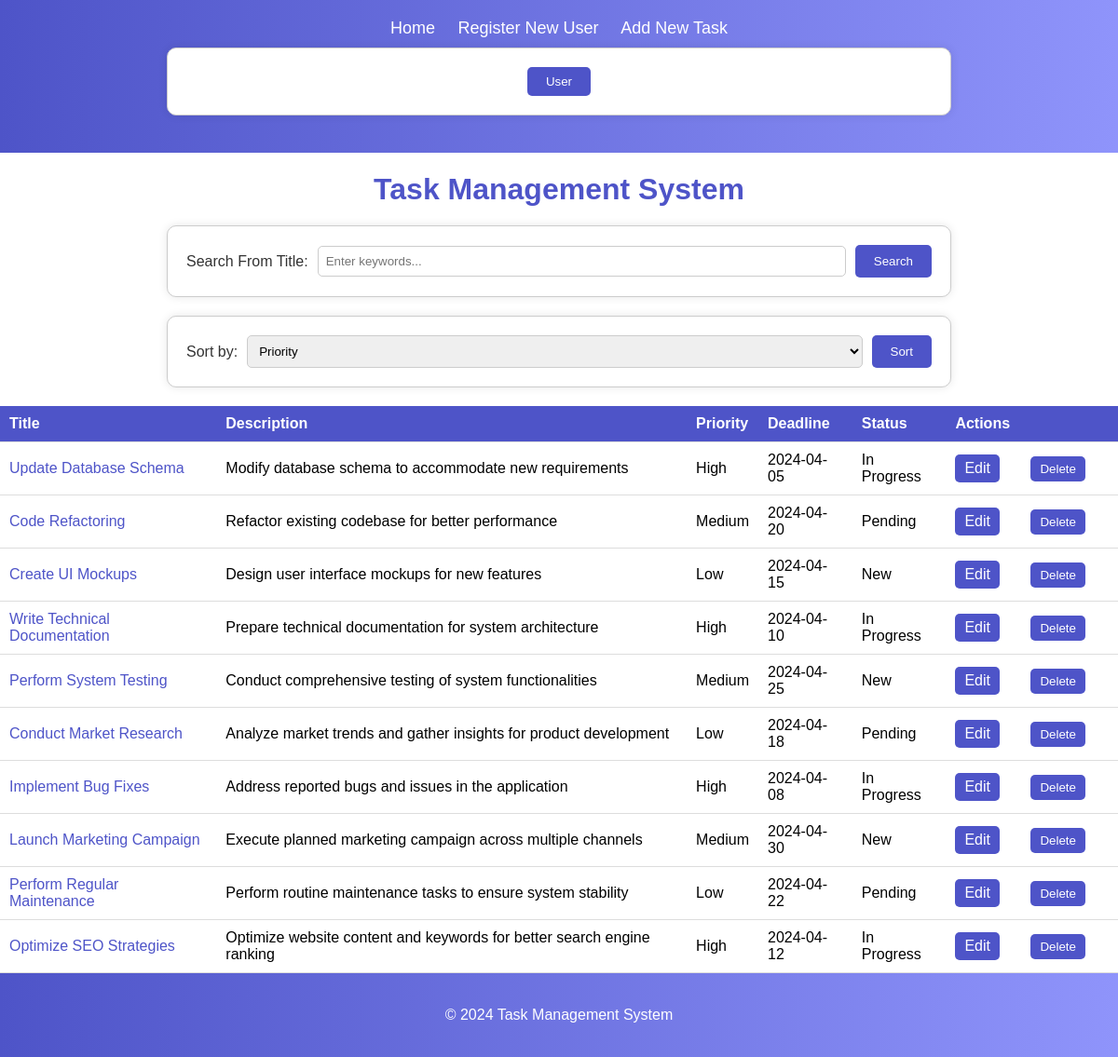
The page / on the database its author committed.
### tables this page shows
CREATE TABLE Task (
    task_id INT AUTO_INCREMENT PRIMARY KEY,
    title VARCHAR(100) NOT NULL,
    description TEXT,
    priority VARCHAR(20),
    deadline DATE,
    status VARCHAR(20),
    category_id INT,
    user_id INT,
    FOREIGN KEY (category_id) REFERENCES Categories(category_id),
    FOREIGN KEY (user_id) REFERENCES User(user_id)
);

### index.php (the view, shortened to what this page needs)
<?php
require('connect.php');
include('nav.php');
if (isset($_GET['search'])) {
    $search = '%' . $_GET['search'] . '%';
    $query = "SELECT * FROM task WHERE title LIKE :search OR description LIKE :search";
    $statement = $db->prepare($query);
    $statement->bindParam(':search', $search, PDO::PARAM_STR);
    $statement->execute();
    $tasks = $statement->fetchAll(PDO::FETCH_ASSOC);
} else {
    $query = "SELECT * FROM task";
    $statement = $db->query($query);
    $tasks = $statement->fetchAll(PDO::FETCH_ASSOC);
}
?>
<!DOCTYPE html>
<html lang="en">
<head>
    <link rel="stylesheet" type="text/css" href="main.css">
    <link rel="stylesheet" href="nav_footer.css">
</head>
<body>
    <h1>Task Management System</h1>
    <form method="GET" class="search-form">
        <label for="search">Search From Title:</label>
        <input type="text" name="search" id="search" placeholder="Enter keywords...">
        <button type="submit">Search</button>
    </form>
    <?php if ($_SESSION['user_type'] === 'admin'): ?>
        <form method="POST" class="sort-form">
            <label for="sort">Sort by:</label>
            <select name="sort" id="sort">
                <option value="priority">Priority</option>
            </select>
            <button type="submit">Sort</button>
        </form>
    <?php endif; ?>
    <div class="table-container">
    <table>
    <tr>
        <th>Title</th>
        <th>Description</th>
        <th>Priority</th>
        <th>Deadline</th>
        <th>Status</th>
        <?php if ($_SESSION['user_type'] === 'admin'): ?>
            <th>Actions</th>
        <?php endif; ?>
    </tr>
    <?php foreach ($tasks as $task): ?>
        <tr>
            <td><a href="task_details.php?id=<?= $task['task_id'] ?>"><?= $task['title'] ?></a></td>
            <td><?= $task['description'] ?></td>
            <td><?= $task['priority'] ?></td>
            <td><?= $task['deadline'] ?></td>
            <td><?= $task['status'] ?></td>
            <?php if ($_SESSION['user_type'] === 'admin'): ?>
                <td class="actions">
                    <a href="edit_task.php?id=<?= $task['task_id'] ?>">Edit</a>
                    <form action="delete_task.php" method="POST" style="background-color: transparent; border: none; box-shadow: none;">
                        <button type="submit" class="delete" onclick="return confirm('Are you sure you want to delete this task?')">Delete</button>
                    </form>
                </td>
            <?php endif; ?>
        </tr>
    <?php endforeach; ?>
</table>
    </div>
    <?php include('footer.php'); ?>
</body>
</html>

### nav.php (shortened to what this page needs)
<nav>
    <a href="index.php">Home</a>
    <?php if(basename($_SERVER['PHP_SELF']) !== 'register_user.php'): ?>
        <a href="register_user.php">Register New User</a>
    <?php endif; ?>
    <?php if (isset($_SESSION['user_type']) && $_SESSION['user_type'] === 'admin' && basename($_SERVER['PHP_SELF']) !== 'add_task.php'): ?>
        <a href="add_task.php">Add New Task</a>
    <?php endif; ?>
    <form action="dashboard.php" method="POST" id="switch_form">
        <?php if ($_SESSION['user_type'] === 'admin'): ?>
            <button type="submit">User</button>
        <?php endif; ?>
    </form>
</nav>

### footer.php
<footer>
    <div>
        <p>&copy; <?= date("Y") ?> Task Management System</p>
    </div>
</footer>

### main.css (style rules this page uses)
body { font-family: Arial, sans-serif; margin: 0; padding: 0; background-color: #ffffff; }
h1 { text-align: center; color: #4e54c8; margin-bottom: 20px; }
form { display: flex; justify-content: space-between; align-items: center; width: 80%; max-width: 800px; margin: 0 auto; margin-bottom: 20px; padding: 20px; background-color: #ffffff; border: 1px solid #cccccc; border-radius: 10px; box-shadow: 0 0 10px rgba(0, 0, 0, 0.1); }
label { margin-right: 10px; color: #333; }
input[type="text"], select { flex: 1; padding: 8px; margin-right: 10px; border: 1px solid #ccc; border-radius: 5px; box-sizing: border-box; }
button[type="submit"] { padding: 10px 20px; background-color: #4e54c8; color: #fff; border: none; border-radius: 5px; cursor: pointer; transition: background-color 0.3s; }
table { width: 100%; border-collapse: collapse; margin-top: 20px; }
th, td { padding: 10px; border-bottom: 1px solid #ddd; text-align: left; }
th { background-color: #4e54c8; color: #fff; }
a { text-decoration: none; color: #4e54c8; }
.actions { white-space: nowrap; }
.actions form { display: inline; margin-left: 4px; background-color: none; border: none; }
.actions a, .actions button { padding: 6px 10px; margin-right: 5px; background-color: #4e54c8; color: #fff; border: none; border-radius: 5px; cursor: pointer; transition: background-color 0.3s; text-decoration: none; display: inline-block; }

### nav_footer.css (style rules this page uses)
nav { background: linear-gradient(to right, #4e54c8, #8f94fb); padding: 20px 0; text-align: center; }
nav a { color: #fff; text-decoration: none; margin: 0 10px; font-size: 18px; }
nav form { display: flex; justify-content: center; align-items: center; margin-top: 10px; }
nav button[type="submit"] { padding: 8px 20px; background-color: #4e54c8; color: #fff; border: none; border-radius: 5px; cursor: pointer; transition: background-color 0.3s; }
footer { background: linear-gradient(to right, #4e54c8, #8f94fb); color: #ffffff; text-align: center; padding: 20px 0; width: 100%; bottom: 0; }

### rows shown on the page
task: title "Update Database Schema", description "Modify database schema to accommodate new requirements", priority "High", deadline "2024-04-05", status "In Progress"
task: title "Code Refactoring", description "Refactor existing codebase for better performance", priority "Medium", deadline "2024-04-20", status "Pending"
task: title "Create UI Mockups", description "Design user interface mockups for new features", priority "Low", deadline "2024-04-15", status "New"
task: title "Write Technical Documentation", description "Prepare technical documentation for system architecture", priority "High", deadline "2024-04-10", status "In Progress"
task: title "Perform System Testing", description "Conduct comprehensive testing of system functionalities", priority "Medium", deadline "2024-04-25", status "New"
task: title "Conduct Market Research", description "Analyze market trends and gather insights for product development", priority "Low", deadline "2024-04-18", status "Pending"
task: title "Implement Bug Fixes", description "Address reported bugs and issues in the application", priority "High", deadline "2024-04-08", status "In Progress"
task: title "Launch Marketing Campaign", description "Execute planned marketing campaign across multiple channels", priority "Medium", deadline "2024-04-30", status "New"
task: title "Perform Regular Maintenance", description "Perform routine maintenance tasks to ensure system stability", priority "Low", deadline "2024-04-22", status "Pending"
task: title "Optimize SEO Strategies", description "Optimize website content and keywords for better search engine ranking", priority "High", deadline "2024-04-12", status "In Progress"
